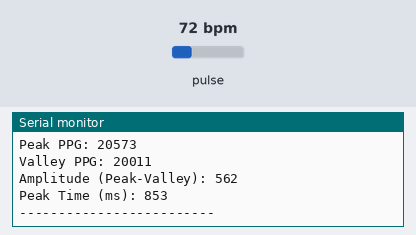
The sketch below on a simulated ESP32. Parts: the last lines printed to the serial monitor. The inputs (shaded band) are chosen by the test bench; at power-on: pulse 72 bpm.

Above: at 1.2 s.
1.3 s: pulse set to 42 bpm
At 2.0 s:
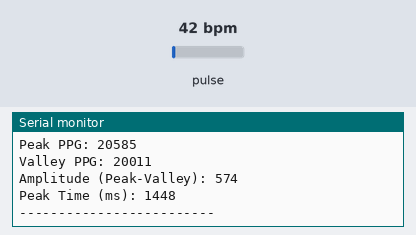
4.3 s: pulse set to 70 bpm
At 4.8 s:
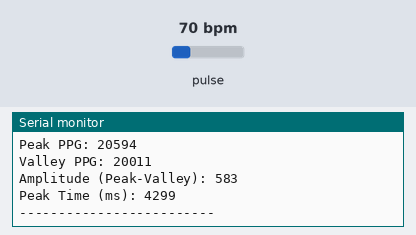
Timing chart, 0 to 7.3 s (numbered marks = the images above; inputs shaded):
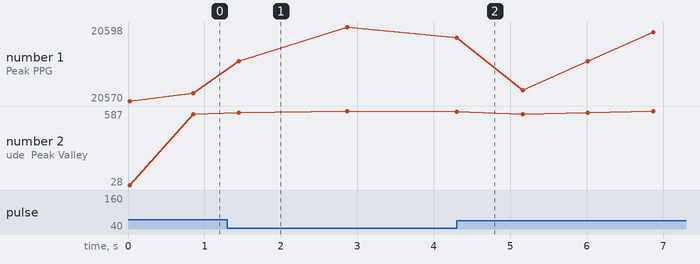

The sketch:

ppg.ino
```cpp
#include <Wire.h>
#include "MAX30100.h"

MAX30100 sensor;

uint16_t ir, red;

uint16_t peakPPG = 0;
uint16_t valleyPPG = 65535;

uint16_t amplitude = 0;

unsigned long peakTime = 0;

bool rising = false;

void setup()
{
  Serial.begin(115200);
  Wire.begin(21,22);

  Serial.println("Initializing MAX30100...");

  if(!sensor.begin())
  {
    Serial.println("MAX30100 not detected!");
    while(1);
  }

  sensor.setMode(MAX30100_MODE_SPO2_HR);
  sensor.setLedsCurrent(MAX30100_LED_CURR_7_6MA,
                        MAX30100_LED_CURR_7_6MA);

  Serial.println("Sensor Ready");
}

void loop()
{
  sensor.update();

  if(sensor.getRawValues(&ir,&red))
  {
    static uint16_t prevIR = 0;

    // Finger detection
    if(ir < 7000)
    {
      Serial.println("No Finger Detected");
      return;
    }

    // detect valley
    if(ir < valleyPPG)
    {
      valleyPPG = ir;
    }

    // rising edge
    if(ir > prevIR)
    {
      rising = true;
    }

    // peak detection
    if(ir < prevIR && rising)
    {
      peakPPG = prevIR;
      peakTime = millis();

      amplitude = peakPPG - valleyPPG;

      Serial.println("----- SYSTOLIC PEAK -----");

      Serial.print("Peak PPG: ");
      Serial.println(peakPPG);

      Serial.print("Valley PPG: ");
      Serial.println(valleyPPG);

      Serial.print("Amplitude (Peak-Valley): ");
      Serial.println(amplitude);

      Serial.print("Peak Time (ms): ");
      Serial.println(peakTime);

      Serial.println("-------------------------");

      // reset valley
      valleyPPG = peakPPG;
      rising = false;
    }

    prevIR = ir;
  }

  delay(10);
}
```

Measured:
- after the input at 1.3 s, the serial monitor: prints a new line after 0.15 s (image 1)
- plotted number 1: 20573 → 20594 after the input at 1.3 s
- plotted number 2: 562 → 583 after the input at 1.3 s
